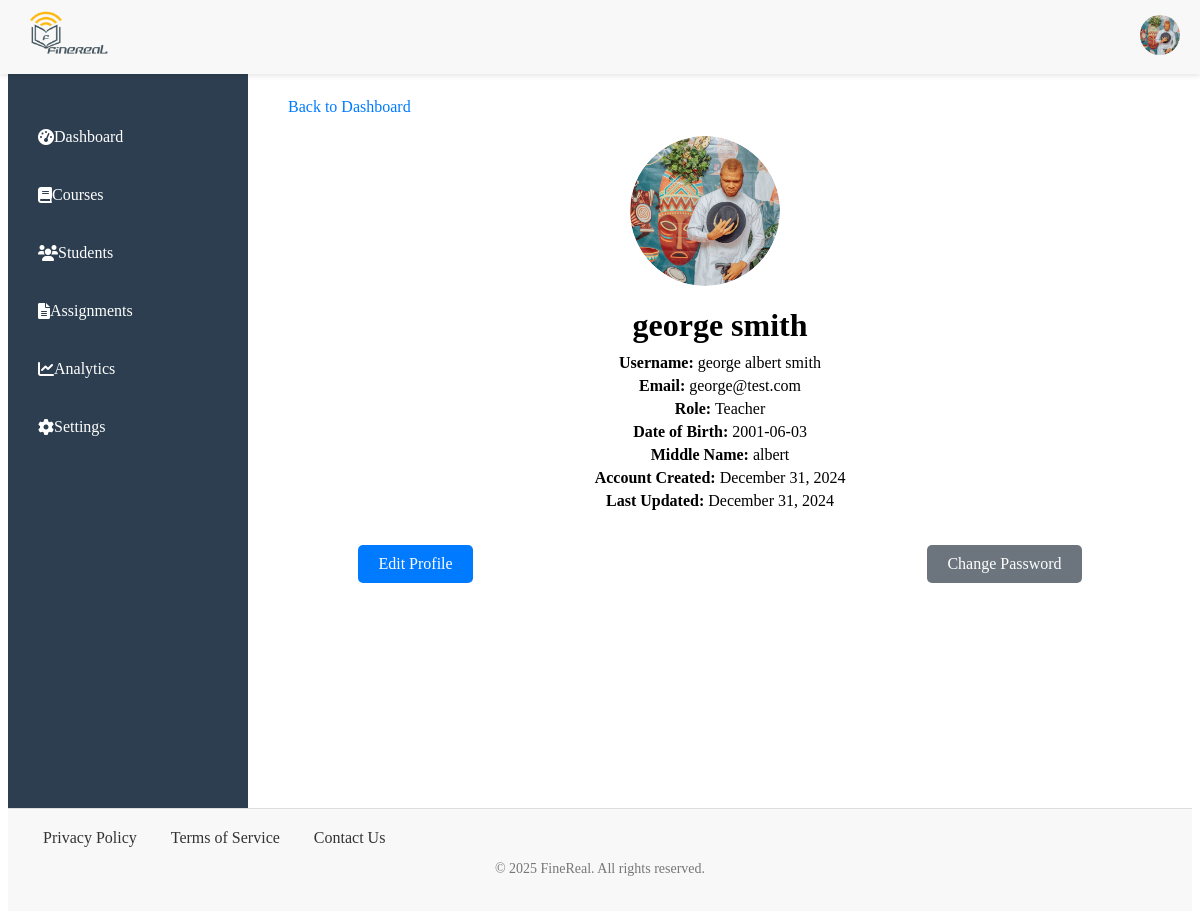
Page /5e04acbc-d47c-42bc-bace-252df3b6298d/profile (signed in) on the committed database.
### app/models/user.py (models this page shows, shortened)
class User(BaseModel, db.Model, UserMixin):
    __tablename__ = 'users'
    photo = db.Column(db.Text)
    first_name = db.Column(db.String(80), nullable=False)
    middle_name = db.Column(db.String(80), nullable=True)
    last_name = db.Column(db.String(80), nullable=False)
    email = db.Column(db.String(160), unique=True, nullable=False)
    username = db.Column(db.String(250), nullable=False)
    password = db.Column(db.String, nullable=False)
    is_verified = db.Column(db.Boolean, default=False)
    dob = db.Column(db.String)
    role = db.Column(db.String, nullable=False)
    courses_taught = db.relationship('Courses', backref='teacher', lazy=True, overlaps="modules_list")
    enrolled_courses = db.relationship('Enrollments', backref='student', lazy=True, overlaps="student,enrollments")

### app/routes/user_info.py (the view)
@app.route('/<user_id>/profile')
@login_required
def Profile(user_id):
    user = User.query.get(user_id)
    if not user:
        flash("User not found.")
        return redirect(url_for('index'))
    return render_template('profile.html', user=user)

### app/models/user.py (called while the page is built)
@login_manager.user_loader
def load_user(user_id):
    return User.query.get(user_id)# PendingUser class and other functions...

### app/templates/profile.html
{% extends 'base.html' %}
{% block content %}
<link rel="stylesheet" href="{{ url_for('static', filename='styles/profile.css') }}">
<a href="{{ url_for('dashboard') }}" class="btn btn-link">Back to Dashboard</a>
<div class="profile-container">
    <div class="profile-header">
        <div class="profile-picture">
            {% if user.photo %}
                <img src="{{ url_for('uploaded_file', filename=user.photo) }}" alt="Profile Photo" class="user-avatar-large">
            {% else %}
                <img src="https://via.placeholder.com/150" alt="Profile Photo" class="photo">
            {% endif %}
        </div>
        <div class="profile-info">
            <h1>{{ user.first_name }} {{ user.last_name }}</h1>
            <p><strong>Username:</strong> {{ user.username }}</p>
            <p><strong>Email:</strong> {{ user.email }}</p>
            <p><strong>Role:</strong> {{ user.role }}</p>
            <p><strong>Date of Birth:</strong> {{ user.dob }}</p>
            <p><strong>Middle Name:</strong> {{ user.middle_name or 'N/A' }}</p>
            <p><strong>Account Created:</strong> {{ user.created_at.strftime('%B %d, %Y') }}</p>
            <p><strong>Last Updated:</strong> {{ user.updated_at.strftime('%B %d, %Y') if user.updated_at else 'Never' }}</p>
        </div>
    </div>
    <div class="profile-actions">
        <a href="{{ url_for('edit_profile') }}" class="btn btn-primary">Edit Profile</a>
        <a href="{{ url_for('change_password') }}" class="btn btn-secondary">Change Password</a>
    </div>
    {% endblock %}

### app/templates/base.html (shortened to what this page needs)
<!DOCTYPE html>
<html lang="en">
<head>
    <link rel="stylesheet" href="{{ url_for('static', filename='styles/header.css') }}">
    <link rel="stylesheet" href="{{ url_for('static', filename='styles/footer.css') }}">
    <link rel="stylesheet" href="{{ url_for('static', filename='styles/nav.css') }}">
    <link rel="stylesheet" href="{{ url_for('static', filename='styles/main.css') }}">
    <link href="https://cdnjs.cloudflare.com/ajax/libs/font-awesome/6.0.0-beta3/css/all.min.css" rel="stylesheet">
</head>
<body>
    <header>
        <div class="left">
            <div class="logo">
                <a href="{{ url_for('index') }}" aria-label="Home">
                    <img src="{{ url_for('static', filename='images/Finerealpng.png') }}" alt="FineReal Logo">
                </a>
            </div>
        </div>
<div class="right-links">
    <div class="user" onclick="extend()">
        {% if user.photo %}
        <img src="{{ url_for('uploaded_file', filename=user.photo) }}" alt="Profile Photo" class="photo">
        {% else %}
        <img src="https://via.placeholder.com/40" alt="User Avatar" class="user-avatar">
        {% endif %}
    </div>
</div>
    </header>
    {% include 'includes/flash.html' %}
    <div class="container">
        <aside class="sidebar">
            <nav class="sidebar-nav">
                {% include 'includes/nav.html' %}
            </nav>
        </aside>
        <main class="main-content">
            {% block content %}
            {% endblock %}
        </main>
    </div>
    <footer>
        <div class="footer-content">
            <div class="footer-links">
                <a href="#">Privacy Policy</a>
                <a href="#">Terms of Service</a>
                <a href="#">Contact Us</a>
            </div>
        </div>
        <div class="footer-bottom">
            <p>&copy; 2025 FineReal. All rights reserved.</p>
        </div>
    </footer>
</body>
</html>

### app/static/styles/header.css (style rules this page uses)
header { color: dark; display: flex; justify-content: space-between; align-items: center; padding: 10px 20px; background-color: #f8f8f8; position: fixed; top: 0; left: 0; right: 0; z-index: 1000; box-shadow: 0 2px 5px rgba(0, 0, 0, 0.1); }
header .left { display: flex; justify-content: space-between; max-width: min-content; }
.logo img { height: 50px; }
.profile-header { text-align: center; margin-bottom: 20px; }
.photo, .user-avatar { width: 40px; height: 40px; border-radius: 50%; object-fit: cover; }
.user-avatar-large { width: 80px; height: 80px; border-radius: 50%; object-fit: cover; }

### app/static/styles/footer.css (style rules this page uses)
footer { background-color: #f8f8f8; padding: 20px 0; text-align: center; border-top: 1px solid #ddd; }
.footer-content { display: flex; justify-content: space-between; align-items: center; padding: 0 20px; }
.footer-links a { margin: 0 15px; text-decoration: none; color: #333; }
.footer-bottom { margin-top: 10px; font-size: 14px; color: #777; }

### app/static/styles/nav.css (style rules this page uses)
.container { display: flex; height: 100vh; }
.sidebar { width: 200px; background-color: #2c3e50; color: #ecf0f1; padding: 20px; display: block; }

### app/static/styles/main.css (style rules this page uses)
main { margin-top: 70px; padding: 20px; flex-grow: 1; word-wrap: break-word; overflow-wrap: break-word; overflow-y: auto; }

### app/static/styles/profile.css (style rules this page uses)
.profile-container { width: 80%; max-width: 1000px; margin: 0 auto; padding: 20px; }
.profile-header { display: flex; flex-direction: column; align-items: center; margin-bottom: 30px; }
.profile-picture { margin-right: 30px; border-radius: 50%; overflow: hidden; width: 150px; height: 150px; display: flex; justify-content: center; align-items: center; cursor: pointer; }
.profile-picture img { width: 100%; height: 100%; object-fit: cover; }
.profile-info h1 { font-size: 2rem; margin-bottom: 10px; }
.profile-info p { font-size: 1rem; margin: 5px 0; }
.profile-actions { display: flex; justify-content: space-between; margin-top: 30px; }
.btn { padding: 10px 20px; font-size: 1rem; text-decoration: none; border-radius: 5px; transition: background-color 0.3s; }
.btn-primary { background-color: #007bff; color: white; }
.btn-secondary { background-color: #6c757d; color: white; }
.btn-link { color: #007bff; text-decoration: none; }

### rows in the picture
User: photo (picture), first_name "george", last_name "smith", username "george albert smith", email "george@test.com", role "Teacher", dob "2001-06-03", middle_name "albert", created_at "December 31, 2024", updated_at "December 31, 2024"
